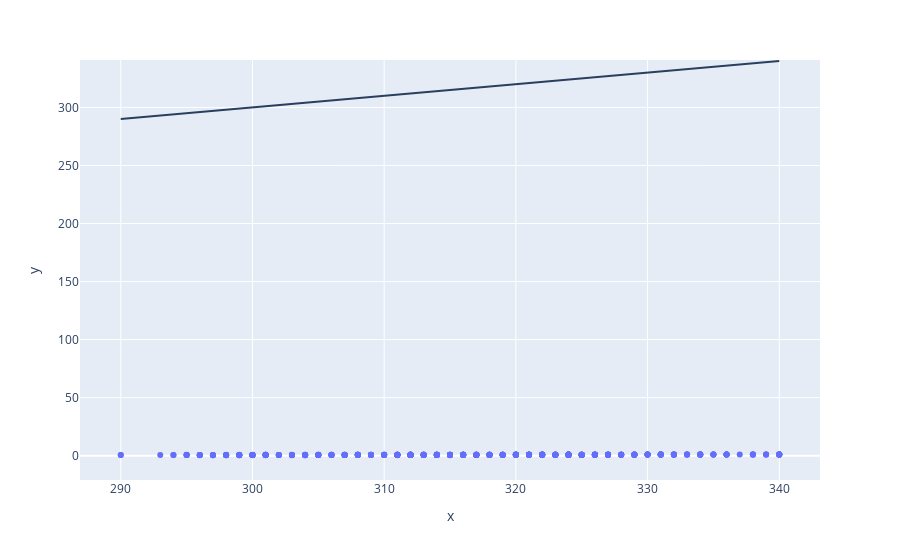

Notebook cell for this chart:
### Code cell
m=1
c=0
y=[]
for x in GRE_Score:
    y_value=m*x+c
    y.append(y_value)
fig=px.scatter(x=GRE_Score, y=Chance_of_Admit)
fig.update_layout(shapes=[
    dict(
    type="line",
    y0=min(y),y1=max(y),
    x0=min(GRE_Score), x1=max(GRE_Score)
    )
])
fig.show()

### Figure 1 — Plotly figure (JSON) as saved in the notebook; plotly's stock layout.template omitted (floating-point values rounded to 4 significant figures; data arrays with more than 128 entries replaced by an {"elided": "..."} marker saying what was removed)
{"data": [{"hovertemplate": "x=%{x}<br>y=%{y}<extra></extra>", "legendgroup": "", "marker": {"color": "#636efa", "symbol": "circle"}, "mode": "markers", "name": "", "orientation": "v", "showlegend": false, "type": "scatter", "x": {"elided": "400 int values"}, "xaxis": "x", "y": {"elided": "400 float values"}, "yaxis": "y"}], "layout": {"legend": {"tracegroupgap": 0}, "margin": {"t": 60}, "shapes": [{"type": "line", "x0": 290, "x1": 340, "y0": 290, "y1": 340}], "xaxis": {"anchor": "y", "domain": [0, 1], "title": {"text": "x"}}, "yaxis": {"anchor": "x", "domain": [0, 1], "title": {"text": "y"}}}}
